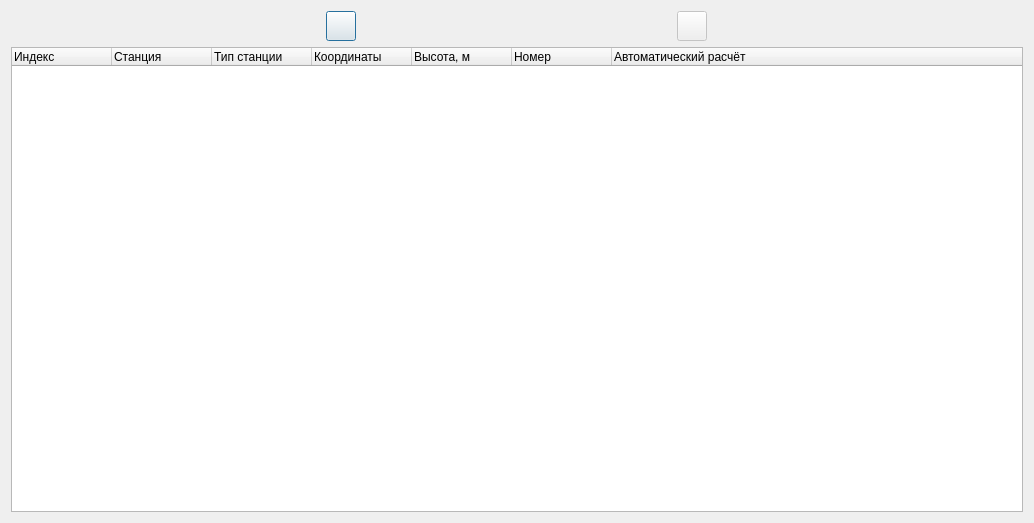
<?xml version="1.0" encoding="UTF-8"?>
<ui version="4.0">
 <class>PunktWidget</class>
 <widget class="QDialog" name="PunktWidget">
  <property name="geometry">
   <rect>
    <x>0</x>
    <y>0</y>
    <width>1034</width>
    <height>523</height>
   </rect>
  </property>
  <property name="windowTitle">
   <string>Пункты</string>
  </property>
  <layout class="QGridLayout" name="gridLayout">
   <item row="0" column="0">
    <layout class="QHBoxLayout" name="stationLayout">
     <item>
      <widget class="QPushButton" name="addButton">
       <property name="sizePolicy">
        <sizepolicy hsizetype="Fixed" vsizetype="Fixed">
         <horstretch>0</horstretch>
         <verstretch>0</verstretch>
        </sizepolicy>
       </property>
       <property name="minimumSize">
        <size>
         <width>30</width>
         <height>30</height>
        </size>
       </property>
       <property name="maximumSize">
        <size>
         <width>30</width>
         <height>30</height>
        </size>
       </property>
       <property name="toolTip">
        <string>Добавить пункт</string>
       </property>
       <property name="text">
        <string/>
       </property>
      </widget>
     </item>
     <item>
      <widget class="QPushButton" name="delBtn">
       <property name="enabled">
        <bool>false</bool>
       </property>
       <property name="sizePolicy">
        <sizepolicy hsizetype="Fixed" vsizetype="Fixed">
         <horstretch>0</horstretch>
         <verstretch>0</verstretch>
        </sizepolicy>
       </property>
       <property name="minimumSize">
        <size>
         <width>30</width>
         <height>30</height>
        </size>
       </property>
       <property name="maximumSize">
        <size>
         <width>30</width>
         <height>30</height>
        </size>
       </property>
       <property name="toolTip">
        <string>Удалить пункт</string>
       </property>
       <property name="text">
        <string/>
       </property>
      </widget>
     </item>
    </layout>
   </item>
   <item row="1" column="0">
    <widget class="QTreeWidget" name="treeWidget">
     <property name="rootIsDecorated">
      <bool>false</bool>
     </property>
     <column>
      <property name="text">
       <string>Индекс </string>
      </property>
     </column>
     <column>
      <property name="text">
       <string>Станция</string>
      </property>
     </column>
     <column>
      <property name="text">
       <string>Тип станции</string>
      </property>
     </column>
     <column>
      <property name="text">
       <string>Координаты</string>
      </property>
     </column>
     <column>
      <property name="text">
       <string>Высота, м</string>
      </property>
     </column>
     <column>
      <property name="text">
       <string>Номер</string>
      </property>
     </column>
     <column>
      <property name="text">
       <string>Автоматический расчёт</string>
      </property>
     </column>
    </widget>
   </item>
  </layout>
 </widget>
 <resources/>
 <connections/>
</ui>
